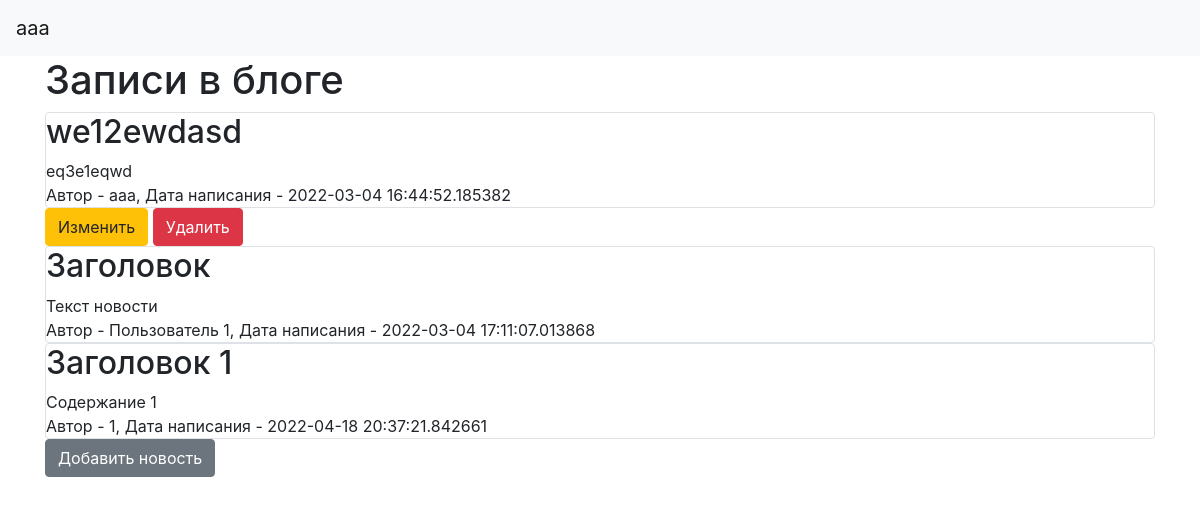
Screenshot of / (signed in) with the database file from the repository.
### data/users.py (models this page shows, shortened)
class User(SqlAlchemyBase, UserMixin, SerializerMixin):
    __tablename__ = 'users'
    id = sqlalchemy.Column(sqlalchemy.Integer,
                           primary_key=True, autoincrement=True)
    name = sqlalchemy.Column(sqlalchemy.String, nullable=True)
    about = sqlalchemy.Column(sqlalchemy.String, nullable=True)
    email = sqlalchemy.Column(sqlalchemy.String,
                              index=True, unique=True, nullable=True)
    hashed_password = sqlalchemy.Column(sqlalchemy.String, nullable=True)
    created_date = sqlalchemy.Column(sqlalchemy.DateTime,
                                     default=datetime.datetime.now)
    news = orm.relation("News", back_populates='user')

### data/news.py (models this page shows)
class News(SqlAlchemyBase, SerializerMixin):
    __tablename__ = 'news'
    id = sqlalchemy.Column(sqlalchemy.Integer,
                           primary_key=True, autoincrement=True)
    title = sqlalchemy.Column(sqlalchemy.String, nullable=True)
    content = sqlalchemy.Column(sqlalchemy.String, nullable=True)
    created_date = sqlalchemy.Column(sqlalchemy.DateTime,
                                     default=datetime.datetime.now)
    is_private = sqlalchemy.Column(sqlalchemy.Boolean, default=True)
    user_id = sqlalchemy.Column(sqlalchemy.Integer,
                                sqlalchemy.ForeignKey("users.id"))
    user = orm.relation('User')
    categories = orm.relation("Category",
                              secondary="association",
                              backref="news")

### main.py (the view)
@app.route("/")
def index():
    db_sess = db_session.create_session()
    if current_user.is_authenticated:
        news = db_sess.query(News).filter(
            (News.user == current_user) | (News.is_private != True))
    else:
        news = db_sess.query(News).filter(News.is_private != True)
    return render_template("index.html", news=news)

### data/db_session.py (called while the page is built)
def create_session() -> Session:
    global __factory
    return __factory()

### main.py (called while the page is built)
@login_manager.user_loader
def load_user(user_id):
    db_sess = db_session.create_session()
    return db_sess.query(User).get(user_id)

### templates/index.html
{% extends "base.html" %}
{% block content %}
<h1>Записи в блоге</h1>
{% for item in news%}
<div class="col-md6 border rounded">
    <h2>{{item.title}}</h2>
    <div>
        {{item.content}}
    </div>
    <div>
        Автор - {{item.user.name}}, Дата написания - {{item.created_date}}
    </div>
</div>
{% if current_user.is_authenticated and current_user == item.user %}
    <div>
        <a href="/news/{{ item.id }}" class="btn btn-warning">
            Изменить
        </a>
        <a href="/news_delete/{{ item.id }}" class="btn btn-danger">
            Удалить
        </a>
    </div>
{% endif %}
{% endfor %}
{% if current_user.is_authenticated %}
    <a href="news" class="btn btn-secondary">Добавить новость</a>
{% endif %}
{% endblock %}

### templates/base.html (shortened to what this page needs)
<!doctype html>
<html lang="en">
<head>
    <link rel="stylesheet"
          href="https://stackpath.bootstrapcdn.com/bootstrap/4.4.1/css/bootstrap.min.css"
>
</head>
<body>
<header>
    <nav class="navbar navbar-light bg-light">
        {% if current_user.is_authenticated %}
    <a class="navbar-brand" href="/logout">{{ current_user.name }}</a>
{% else %}
    <p>
        <a class="btn btn-primary " href="/register">Зарегистрироваться</a>
        <a class="btn btn-success" href="/login">Войти</a>
    </p>
{% endif %}
    </nav>
</header>
<main role="main" class="container">
    {% block content %}{% endblock %}
</main>
</body>
</html>

### rows the page displays
User: name "aaa"
News: title "we12ewdasd", content "eq3e1eqwd", user.name "aaa", created_date "2022-03-04 16:44:52.185382"
News: title "Заголовок", content "Текст новости", user.name "Пользователь 1", created_date "2022-03-04 17:11:07.013868"
News: title "Заголовок 1", content "Содержание 1", user.name "1", created_date "2022-04-18 20:37:21.842661"
